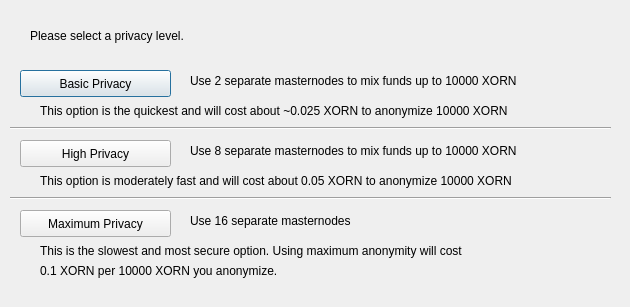
<?xml version="1.0" encoding="UTF-8"?>
<ui version="4.0">
 <class>ObfuscationConfig</class>
 <widget class="QDialog" name="ObfuscationConfig">
  <property name="geometry">
   <rect>
    <x>0</x>
    <y>0</y>
    <width>630</width>
    <height>307</height>
   </rect>
  </property>
  <property name="windowTitle">
   <string>Configure Obfuscation</string>
  </property>
  <widget class="QPushButton" name="buttonBasic">
   <property name="geometry">
    <rect>
     <x>20</x>
     <y>70</y>
     <width>151</width>
     <height>27</height>
    </rect>
   </property>
   <property name="text">
    <string>Basic Privacy</string>
   </property>
  </widget>
  <widget class="QPushButton" name="buttonHigh">
   <property name="geometry">
    <rect>
     <x>20</x>
     <y>140</y>
     <width>151</width>
     <height>27</height>
    </rect>
   </property>
   <property name="text">
    <string>High Privacy</string>
   </property>
  </widget>
  <widget class="QPushButton" name="buttonMax">
   <property name="geometry">
    <rect>
     <x>20</x>
     <y>210</y>
     <width>151</width>
     <height>27</height>
    </rect>
   </property>
   <property name="text">
    <string>Maximum Privacy</string>
   </property>
  </widget>
  <widget class="QLabel" name="label">
   <property name="geometry">
    <rect>
     <x>30</x>
     <y>20</y>
     <width>571</width>
     <height>31</height>
    </rect>
   </property>
   <property name="text">
    <string>Please select a privacy level.</string>
   </property>
  </widget>
  <widget class="QLabel" name="label_2">
   <property name="geometry">
    <rect>
     <x>190</x>
     <y>70</y>
     <width>421</width>
     <height>21</height>
    </rect>
   </property>
   <property name="text">
    <string>Use 2 separate masternodes to mix funds up to 10000 XORN</string>
   </property>
  </widget>
  <widget class="QLabel" name="label_3">
   <property name="geometry">
    <rect>
     <x>190</x>
     <y>140</y>
     <width>411</width>
     <height>21</height>
    </rect>
   </property>
   <property name="text">
    <string>Use 8 separate masternodes to mix funds up to 10000 XORN</string>
   </property>
  </widget>
  <widget class="QLabel" name="label_4">
   <property name="geometry">
    <rect>
     <x>190</x>
     <y>210</y>
     <width>421</width>
     <height>21</height>
    </rect>
   </property>
   <property name="text">
    <string>Use 16 separate masternodes</string>
   </property>
  </widget>
  <widget class="QLabel" name="label_6">
   <property name="geometry">
    <rect>
     <x>40</x>
     <y>100</y>
     <width>561</width>
     <height>21</height>
    </rect>
   </property>
   <property name="text">
    <string>This option is the quickest and will cost about ~0.025 XORN to anonymize 10000 XORN</string>
   </property>
  </widget>
  <widget class="QLabel" name="label_7">
   <property name="geometry">
    <rect>
     <x>40</x>
     <y>170</y>
     <width>561</width>
     <height>21</height>
    </rect>
   </property>
   <property name="text">
    <string>This option is moderately fast and will cost about 0.05 XORN to anonymize 10000 XORN</string>
   </property>
  </widget>
  <widget class="QLabel" name="label_8">
   <property name="geometry">
    <rect>
     <x>40</x>
     <y>240</y>
     <width>561</width>
     <height>21</height>
    </rect>
   </property>
   <property name="text">
    <string>This is the slowest and most secure option. Using maximum anonymity will cost</string>
   </property>
  </widget>
  <widget class="QLabel" name="label_9">
   <property name="geometry">
    <rect>
     <x>40</x>
     <y>260</y>
     <width>561</width>
     <height>21</height>
    </rect>
   </property>
   <property name="text">
    <string>0.1 XORN per 10000 XORN you anonymize.</string>
   </property>
  </widget>
  <widget class="Line" name="line">
   <property name="geometry">
    <rect>
     <x>10</x>
     <y>120</y>
     <width>601</width>
     <height>16</height>
    </rect>
   </property>
   <property name="orientation">
    <enum>Qt::Horizontal</enum>
   </property>
  </widget>
  <widget class="Line" name="line_2">
   <property name="geometry">
    <rect>
     <x>10</x>
     <y>190</y>
     <width>601</width>
     <height>16</height>
    </rect>
   </property>
   <property name="orientation">
    <enum>Qt::Horizontal</enum>
   </property>
  </widget>
 </widget>
 <resources/>
 <connections/>
</ui>
